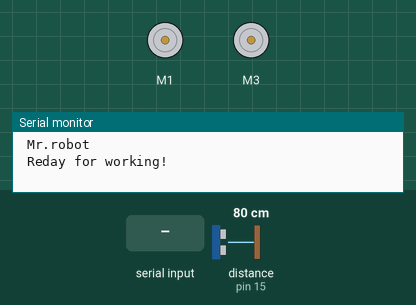
Recording of a sketch running on a simulated Arduino Uno, built with avr-gcc and run on an emulated ATmega328P. On the bench: 2 × DC motor (green arrow = forward, orange = backward, longer = faster), the last lines printed to the serial monitor. The inputs (shaded band) are chosen by the test bench; at power-on: distance to the obstacle (sensor on pin 15) 80 cm. The echo pulse lasts 58.3 µs per cm.

Above: at 1.2 s.
1.3 s: "m" received over Serial
At 2.3 s:
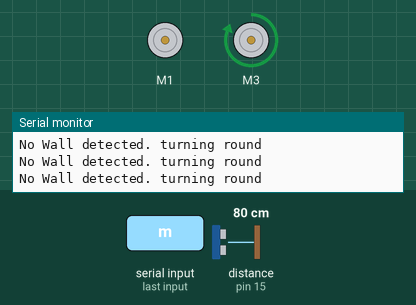
2.8 s: distance to the obstacle (sensor on pin 15) set to 32 cm
4.3 s: distance to the obstacle (sensor on pin 15) set to 27 cm
At 4.6 s:
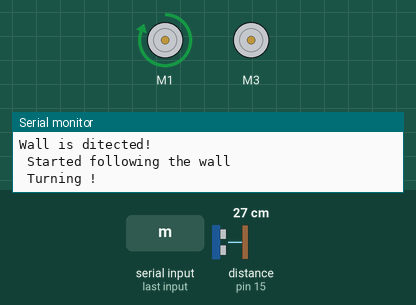
5.8 s: byte 49 ('1') received over Serial
At 7.0 s:
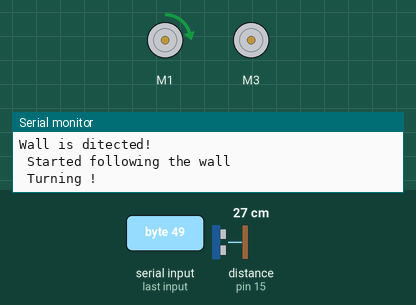
7.3 s: byte 50 ('2') received over Serial
At 8.5 s:
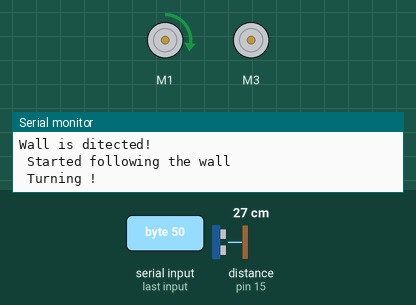
8.8 s: byte 51 ('3') received over Serial
At 10.2 s:
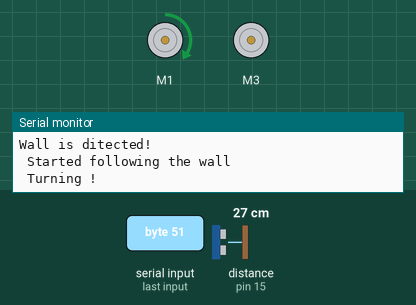
Timing chart, 0 to 11.3 s (numbered marks = the images above; inputs shaded):
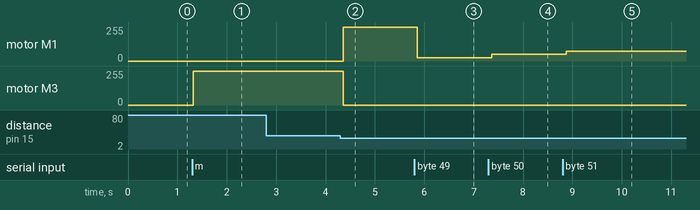

Measured:
- the behaviour switches between 30 and 29 cm on distance to the obstacle (sensor on pin 15) (found by bisection; images 1 and 2)
- after the input at 1.3 s, motor M3: stopped → forward 255/255 at once
- after the input at 4.3 s, motor M1: stopped → forward 255/255 after 0.06 s; motor M3: forward 255/255 → stopped after 0.06 s
- after the input at 5.8 s, motor M1: forward 255/255 → forward 25/255 after 0.06 s
- after the input at 7.3 s, motor M1: forward 25/255 → forward 50/255 after 0.07 s
- after the input at 8.8 s, motor M1: forward 50/255 → forward 75/255 after 0.08 s

The sketch:

Final_sketch_final_code_.ino
```cpp
#include <AFMotor.h>
#define trigPin 14 // define the pins of your sensor
#define echoPin 15

//Objects
AF_DCMotor motorRight(1, MOTOR12_64KHZ); // create motor #1, 64KHz pwm
AF_DCMotor motorLeft(3, MOTOR12_64KHZ);  // create motor #3, 64KHz pwm

//Constants and variable
char dataIn = 'S';
char determinant;
char det;
int vel = 255; //Bluetooth Stuff

void setup() {
  Serial.begin(9600); // set up Serial library at 9600 bps

  pinMode(trigPin, OUTPUT);// set the trig pin to output (Send sound waves)
  pinMode(echoPin, INPUT);// set the echo pin to input (recieve sound waves)

  //Initalization messages
  Serial.println(" Mr.robot");
  Serial.println(" Reday for working!");

  //turn off motors
  motorRight.setSpeed(0);
  motorLeft.setSpeed(0);
  motorRight.run(RELEASE);
  motorLeft.run(RELEASE);
}

void loop() {
  det = check(); //call check() subrotine to get the serial code
  //serial code analysis
  switch (det){
    case 'F': // F, move forward
    motorRight.setSpeed(vel);
    motorLeft.setSpeed(vel);
    motorRight.run(FORWARD);
    motorLeft.run(FORWARD);
    det = check();
    break;

    case 'B': // B, move back
    motorRight.setSpeed(vel);
    motorLeft.setSpeed(vel);
    motorRight.run(BACKWARD);
    motorLeft.run(BACKWARD);
    det = check();
    break;

    case 'L':// L, move wheels left
    motorRight.setSpeed(vel);
    motorLeft.setSpeed(vel/4);
    motorRight.run(FORWARD);
    motorLeft.run(FORWARD);
    det = check();
    break;

    case 'R': // R, move wheels right
    motorRight.setSpeed(vel/4);
    motorLeft.setSpeed(vel);
    motorRight.run(FORWARD);
    motorLeft.run(FORWARD);
    det = check();
    break;

    case 'I': // I, turn right forward
    motorRight.setSpeed(vel/2);
    motorLeft.setSpeed(vel);
    motorRight.run(FORWARD);
    motorLeft.run(FORWARD);
    det = check();
    break;

    case 'J': // J, turn right back
    motorRight.setSpeed(vel/2);
    motorLeft.setSpeed(vel);
    motorRight.run(BACKWARD);
    motorLeft.run(BACKWARD);
    det = check();
    break;

    case 'G': // G, turn left forward
    motorRight.setSpeed(vel);
    motorLeft.setSpeed(vel/2);
    motorRight.run(FORWARD);
    motorLeft.run(FORWARD);
    det = check();
    break;

    case 'H': // H, turn left back
    motorRight.setSpeed(vel);
    motorLeft.setSpeed(vel/2);
    motorRight.run(BACKWARD);
    motorLeft.run(BACKWARD);
    det = check();
    break;

    case 'S':
   // S, stop
    motorRight.setSpeed(vel);
    motorLeft.setSpeed(vel);
    motorRight.run(RELEASE);
    motorLeft.run(RELEASE);
    det = check();
    break;

    case 'm':

  //for wall follower robot.
   motorRight.setSpeed(vel); //set the speed of the motors, between 0-255
   motorLeft.setSpeed (vel);

  long duration, distance; // start the scan
  digitalWrite(trigPin, LOW);
  delayMicroseconds(2); // delays are required for a succesful sensor operation.
  digitalWrite(trigPin, HIGH);

  delayMicroseconds(10); //this delay is required as well!
  digitalWrite(trigPin, LOW);
  duration = pulseIn(echoPin, HIGH);
  distance = (duration/2) / 29.1;// convert the distance to centimeters.
  if (distance < 30)/*The distance that need to to keep with the wall */ {
Serial.println ("Wall is ditected!" );
Serial.println (" Started following the wall ");
Serial.println (" Turning !");
   motorRight.setSpeed(vel);
   motorLeft.setSpeed(0);
   motorRight.run(FORWARD);
   motorLeft.run(RELEASE);
   delay(500); // wait for a second
}

  else {
   Serial.println ("No Wall detected. turning round");
   delay (15);
    motorRight.setSpeed(0);
    motorLeft.setSpeed(vel);
    motorRight.run(RELEASE);
    motorLeft.run (FORWARD);

  }
     break;

    case 'b':
  //obstacle avoider robot

   motorRight.setSpeed(vel); //set the speed of the motors, between 0-255
   motorLeft.setSpeed (vel);

  long Aduration, Adistance; // start the scan
  digitalWrite(trigPin, LOW);
  delayMicroseconds(2); // delays are required for a succesful sensor operation.
  digitalWrite(trigPin, HIGH);

  delayMicroseconds(10); //this delay is required as well!
  digitalWrite(trigPin, LOW);
  Aduration = pulseIn(echoPin, HIGH);
  Adistance = (Aduration/2) / 29.1;// convert the distance to centimeters.
  if (Adistance < 25)/*if there's an obstacle 25 centimers, ahead, do the following: */ {
Serial.println ("Close Obstacle detected!" );
Serial.println ("Obstacle Details:");
Serial.print ("Distance From Robot is " );
Serial.print ( Adistance);
Serial.print ( " CM!");// print out the distance in centimeters.

Serial.println (" The obstacle is declared a threat due to close distance. ");
Serial.println (" Turning !");
    motorRight.setSpeed(vel);
    motorLeft.setSpeed(vel);
    motorLeft.run(BACKWARD);  // Turn as long as there's an obstacle ahead.
    motorRight.run (FORWARD);

}
  else {
   Serial.println ("No obstacle detected. going forward");
   delay (15);
   motorRight.setSpeed(vel);
   motorLeft.setSpeed(vel);
   motorRight.run(FORWARD); //if there's no obstacle ahead, Go Forward!
   motorLeft.run(FORWARD);

    }
   break;
  }
}

//get bluetooth code received from serial port
int check(){
  if (Serial.available() > 0){// if there is valid data in the serial port
  dataIn = Serial.read();// stores data into a varialbe

//check the code
    if (dataIn == 'F'){//Forward
      determinant = 'F';
    }
    else if (dataIn == 'B'){//Backward
      determinant = 'B';
    }
    else if (dataIn == 'L'){//Left
      determinant = 'L';
    }
    else if (dataIn == 'R'){//Right
      determinant = 'R';
    }
    else if (dataIn == 'I'){//Froward Right
      determinant = 'I';
    }
    else if (dataIn == 'J'){//Backward Right
      determinant = 'J';
    }
    else if (dataIn == 'G'){//Forward Left
      determinant = 'G';
    }
    else if (dataIn == 'H'){//Backward Left
      determinant = 'H';
    }
    else if (dataIn == 'S'){//Stop
      determinant = 'S';
    }
    else if (dataIn == '0'){//Speed 0
      vel = 0;
    }
    else if (dataIn == '1'){//Speed 25
      vel = 25;
    }
    else if (dataIn == '2'){//Speed 50
      vel = 50;
    }
    else if (dataIn == '3'){//Speed 75
      vel = 75;
    }
    else if (dataIn == '4'){//Speed 100
      vel = 100;
    }
    else if (dataIn == '5'){//Speed 125
      vel = 125;
    }
    else if (dataIn == '6'){//Speed 150
      vel = 150;
    }
    else if (dataIn == '7'){//Speed 175
      vel = 175;
    }
    else if (dataIn == '8'){//Speed 200
      vel = 200;
    }
    else if (dataIn == '9'){//Speed 225
      vel = 225;
    }
    else if (dataIn == 'b'){//Extra On
      determinant = 'b';
    }
    else if (dataIn == 'm'){//Extra On
      determinant = 'm';
    }

  }
  return determinant;
}
```
